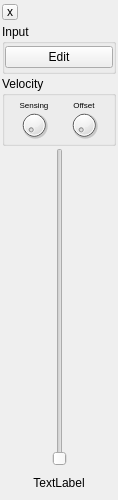
<?xml version="1.0" encoding="UTF-8"?>
<ui version="4.0">
 <class>ChannelStripWidget</class>
 <widget class="QFrame" name="ChannelStripWidget">
  <property name="geometry">
   <rect>
    <x>0</x>
    <y>0</y>
    <width>100</width>
    <height>500</height>
   </rect>
  </property>
  <property name="sizePolicy">
   <sizepolicy hsizetype="Preferred" vsizetype="Expanding">
    <horstretch>0</horstretch>
    <verstretch>0</verstretch>
   </sizepolicy>
  </property>
  <property name="minimumSize">
   <size>
    <width>100</width>
    <height>500</height>
   </size>
  </property>
  <property name="maximumSize">
   <size>
    <width>100</width>
    <height>16777215</height>
   </size>
  </property>
  <property name="windowTitle">
   <string>Form</string>
  </property>
  <layout class="QVBoxLayout" name="channelParts">
   <property name="spacing">
    <number>2</number>
   </property>
   <property name="sizeConstraint">
    <enum>QLayout::SetMinimumSize</enum>
   </property>
   <property name="leftMargin">
    <number>2</number>
   </property>
   <property name="topMargin">
    <number>2</number>
   </property>
   <property name="rightMargin">
    <number>2</number>
   </property>
   <property name="bottomMargin">
    <number>2</number>
   </property>
   <item>
    <widget class="QWidget" name="wClose" native="true">
     <layout class="QHBoxLayout" name="horizontalLayout_3">
      <property name="spacing">
       <number>0</number>
      </property>
      <property name="leftMargin">
       <number>0</number>
      </property>
      <property name="topMargin">
       <number>0</number>
      </property>
      <property name="rightMargin">
       <number>0</number>
      </property>
      <property name="bottomMargin">
       <number>0</number>
      </property>
      <item>
       <widget class="QToolButton" name="btnClose">
        <property name="minimumSize">
         <size>
          <width>16</width>
          <height>16</height>
         </size>
        </property>
        <property name="maximumSize">
         <size>
          <width>16</width>
          <height>16</height>
         </size>
        </property>
        <property name="text">
         <string>x</string>
        </property>
       </widget>
      </item>
      <item>
       <spacer name="horizontalSpacer">
        <property name="orientation">
         <enum>Qt::Horizontal</enum>
        </property>
        <property name="sizeHint" stdset="0">
         <size>
          <width>40</width>
          <height>20</height>
         </size>
        </property>
       </spacer>
      </item>
     </layout>
    </widget>
   </item>
   <item>
    <widget class="QGroupBox" name="groupBox">
     <property name="minimumSize">
      <size>
       <width>0</width>
       <height>50</height>
      </size>
     </property>
     <property name="maximumSize">
      <size>
       <width>16777215</width>
       <height>50</height>
      </size>
     </property>
     <property name="title">
      <string>Input</string>
     </property>
     <layout class="QVBoxLayout" name="verticalLayout">
      <property name="spacing">
       <number>0</number>
      </property>
      <property name="leftMargin">
       <number>0</number>
      </property>
      <property name="topMargin">
       <number>0</number>
      </property>
      <property name="rightMargin">
       <number>0</number>
      </property>
      <property name="bottomMargin">
       <number>0</number>
      </property>
      <item>
       <widget class="QPushButton" name="btnEdit">
        <property name="text">
         <string>Edit</string>
        </property>
       </widget>
      </item>
     </layout>
    </widget>
   </item>
   <item>
    <widget class="QGroupBox" name="grpVelocity">
     <property name="minimumSize">
      <size>
       <width>0</width>
       <height>70</height>
      </size>
     </property>
     <property name="maximumSize">
      <size>
       <width>16777215</width>
       <height>70</height>
      </size>
     </property>
     <property name="title">
      <string>Velocity</string>
     </property>
     <layout class="QHBoxLayout" name="horizontalLayout">
      <property name="spacing">
       <number>0</number>
      </property>
      <property name="leftMargin">
       <number>4</number>
      </property>
      <property name="topMargin">
       <number>4</number>
      </property>
      <property name="rightMargin">
       <number>4</number>
      </property>
      <property name="bottomMargin">
       <number>4</number>
      </property>
      <item>
       <layout class="QVBoxLayout" name="layoutSensing">
        <property name="spacing">
         <number>0</number>
        </property>
        <item>
         <widget class="QLabel" name="lblSensing">
          <property name="font">
           <font>
            <pointsize>6</pointsize>
           </font>
          </property>
          <property name="text">
           <string>Sensing</string>
          </property>
          <property name="alignment">
           <set>Qt::AlignCenter</set>
          </property>
         </widget>
        </item>
        <item>
         <widget class="QDial" name="dialSensing">
          <property name="sizePolicy">
           <sizepolicy hsizetype="Maximum" vsizetype="Preferred">
            <horstretch>0</horstretch>
            <verstretch>0</verstretch>
           </sizepolicy>
          </property>
          <property name="minimumSize">
           <size>
            <width>0</width>
            <height>30</height>
           </size>
          </property>
          <property name="maximumSize">
           <size>
            <width>16777215</width>
            <height>30</height>
           </size>
          </property>
         </widget>
        </item>
       </layout>
      </item>
      <item>
       <layout class="QVBoxLayout" name="layoutOffset">
        <property name="spacing">
         <number>0</number>
        </property>
        <item>
         <widget class="QLabel" name="lblOffset">
          <property name="font">
           <font>
            <pointsize>6</pointsize>
           </font>
          </property>
          <property name="text">
           <string>Offset</string>
          </property>
          <property name="alignment">
           <set>Qt::AlignCenter</set>
          </property>
         </widget>
        </item>
        <item>
         <widget class="QDial" name="dialOffset">
          <property name="sizePolicy">
           <sizepolicy hsizetype="Maximum" vsizetype="Preferred">
            <horstretch>0</horstretch>
            <verstretch>0</verstretch>
           </sizepolicy>
          </property>
          <property name="minimumSize">
           <size>
            <width>0</width>
            <height>30</height>
           </size>
          </property>
          <property name="maximumSize">
           <size>
            <width>16777215</width>
            <height>30</height>
           </size>
          </property>
         </widget>
        </item>
       </layout>
      </item>
     </layout>
    </widget>
   </item>
   <item>
    <widget class="QWidget" name="widget" native="true">
     <layout class="QHBoxLayout" name="horizontalLayout_2">
      <property name="spacing">
       <number>2</number>
      </property>
      <property name="leftMargin">
       <number>0</number>
      </property>
      <property name="topMargin">
       <number>0</number>
      </property>
      <property name="rightMargin">
       <number>0</number>
      </property>
      <property name="bottomMargin">
       <number>0</number>
      </property>
      <item>
       <widget class="QWidget" name="vuLeft" native="true">
        <property name="minimumSize">
         <size>
          <width>40</width>
          <height>0</height>
         </size>
        </property>
       </widget>
      </item>
      <item>
       <widget class="QSlider" name="volume">
        <property name="minimumSize">
         <size>
          <width>0</width>
          <height>150</height>
         </size>
        </property>
        <property name="maximum">
         <number>127</number>
        </property>
        <property name="orientation">
         <enum>Qt::Vertical</enum>
        </property>
       </widget>
      </item>
      <item>
       <widget class="QWidget" name="vuRight" native="true"/>
      </item>
     </layout>
    </widget>
   </item>
   <item>
    <widget class="QLabel" name="lblName">
     <property name="minimumSize">
      <size>
       <width>0</width>
       <height>30</height>
      </size>
     </property>
     <property name="maximumSize">
      <size>
       <width>16777215</width>
       <height>30</height>
      </size>
     </property>
     <property name="text">
      <string>TextLabel</string>
     </property>
     <property name="alignment">
      <set>Qt::AlignCenter</set>
     </property>
    </widget>
   </item>
  </layout>
 </widget>
 <resources/>
 <connections/>
</ui>
